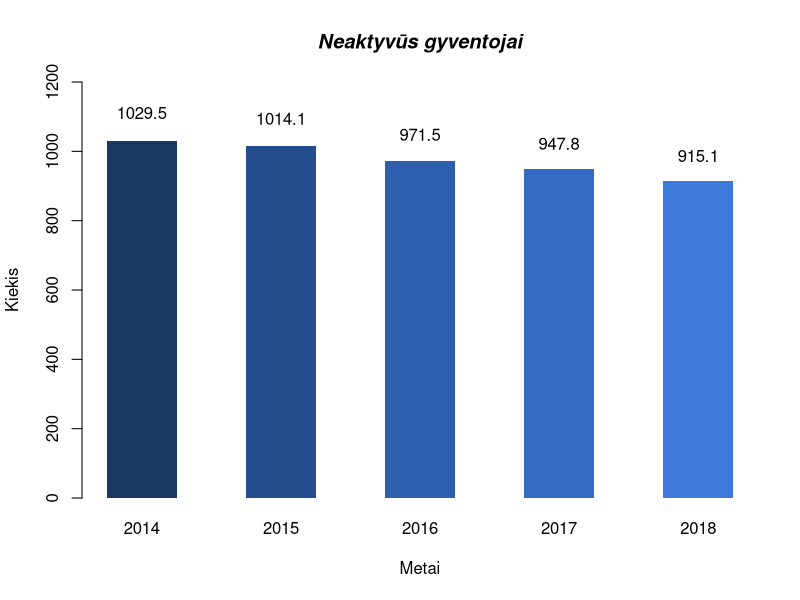

Reproduce this figure in R.
if (!require(readr)) install.packages("readr"); require(readr)

tab <- as.data.frame(read_csv("data2.csv"))

# Kadangi read_csv grazina ne matrix tipo kintamaji, negalime naudoti 'filter' f-jos
# todel turime panaudoti tokia pati funkcija, tik skirta data.frame kintamiems 'subset'
df <- subset(tab, 
             Apskritys == "Lietuvos Respublika" &
               Lytis == "Vyrai ir moterys" &
               `Gyvenamoji vietovė` == "Miestas ir kaimas"
)

margins.default = par("mar")
par(mar = c(7, 8, 7, 3))

png(
  filename = "diagrama2.png",
  units = "px",
  width = 1980,
  height = 1080,
  res = 300
)

bp <- barplot(
  df$Reikšmė, 
  names.arg = df$Laikotarpis, 
  las = 0,
  ylim = c(0, 1200),
  space = 1,
  col = c("#1a3663", "#254d8e", "#2e5fad", "#346ac1", "#3d79db"),
  border = NA,
  xlab = "Metai",
  ylab = "Kiekis"
)
title(main = "Neaktyvūs gyventojai", font.main = 4)
text(bp, (df$Reikšmė) * 1.08, labels = df$Reikšmė)

dev.off()